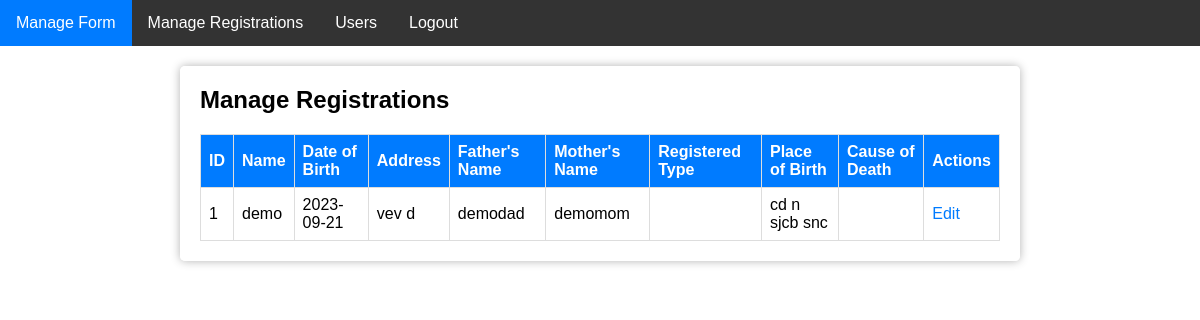
/admin_view_registrations.php (signed in), run on the app's committed database.
### tables this page shows
CREATE TABLE `reg` (
  `ID` int(11) NOT NULL,
  `user_id` int(11) NOT NULL,
  `name` varchar(255) NOT NULL,
  `dob` date NOT NULL,
  `gender` varchar(10) NOT NULL,
  `address` text NOT NULL,
  `father_name` varchar(255) NOT NULL,
  `mother_name` varchar(255) NOT NULL,
  `register_type` varchar(10) NOT NULL,
  `place_of_birth` varchar(255) DEFAULT NULL,
  `cause_of_death` varchar(255) DEFAULT NULL
);

### admin_view_registrations.php (the view, shortened to what this page needs)
<?php
include "db_connection.php";
$sql = "SELECT * FROM reg";
$result = $conn->query($sql);
$registrationData = [];
if ($result->num_rows > 0) {
    while ($row = $result->fetch_assoc()) {
        $registrationData[] = $row;
    }
}
?>
<!DOCTYPE html>
<html lang="en">
<head>
    <link rel="stylesheet" href="adminviewstyle.css">
</head>
<body>
    <div class="nav-bar">
        <a href="admin_manage_form.php">Manage Form</a>
        <a href="admin_manage_registrations.php">Manage Registrations</a>
        <a href="users.php">Users</a>
        <a href="logout.php">Logout</a>
    </div>
    <div class="table">
        <h2>Manage Registrations</h2>
        <table class="registration-table">
            <thead>
                <tr>
                    <th>ID</th>
                    <th>Name</th>
                    <th>Date of Birth</th>
                    <th>Address</th>
                    <th>Father's Name</th>
                    <th>Mother's Name</th>
                    <th>Registered Type</th>
                    <th>Place of Birth</th>
                    <th>Cause of Death</th>
                    <th>Actions</th>
                </tr>
            </thead>
            <tbody>
                <?php foreach ($registrationData as $data) { ?>
                    <tr>
                        <td><?php echo $data['ID']; ?></td>
                        <td><?php echo $data['name']; ?></td>
                        <td><?php echo $data['dob']; ?></td>
                        <td><?php echo $data['address']; ?></td>
                        <td><?php echo $data['father_name']; ?></td>
                        <td><?php echo $data['mother_name']; ?></td>
                        <td><?php echo isset($data['registered_type']) ? $data['registered_type'] : ''; ?></td>
                        <td><?php echo $data['place_of_birth']; ?></td>
                        <td><?php echo $data['cause_of_death']; ?></td>
                        <td><a href="admin_edit_registration.php?id=<?php echo $data['ID']; ?>">Edit</a></td>
                    </tr>
                <?php } ?>
            </tbody>
        </table>
    </div>
</body>
</html>

### img/adminviewstyle.css (style rules this page uses)
body, h1, h2, h3, p, ul, li, form { margin: 0; padding: 0; }
body { background-image: url('your-background-image.jpg'); background-size: cover; font-family: Arial, sans-serif; }
.nav-bar { background-color: #333; overflow: hidden; }
.nav-bar a { float: left; display: block; color: white; text-align: center; padding: 14px 16px; text-decoration: none; transition: background-color 0.3s, color 0.3s; }
.table { max-width: 800px; margin: 20px auto; background-color: rgba(255, 255, 255, 0.9); padding: 20px; border-radius: 5px; box-shadow: 0 0 10px rgba(0, 0, 0, 0.3); }
h2 { margin-top: 0; font-size: 24px; }
.registration-table { width: 100%; border-collapse: collapse; margin-top: 20px; }
.registration-table th, .registration-table td { border: 1px solid #ddd; padding: 8px; text-align: left; }
.registration-table th { background-color: #007BFF; color: white; }
.registration-table a { color: #007BFF; text-decoration: none; transition: color 0.3s; }

### data on the page
reg: ID "1", name "demo", dob "2023-09-21", address "vev d", father_name "demodad", mother_name "demomom", place_of_birth "cd n sjcb snc"
